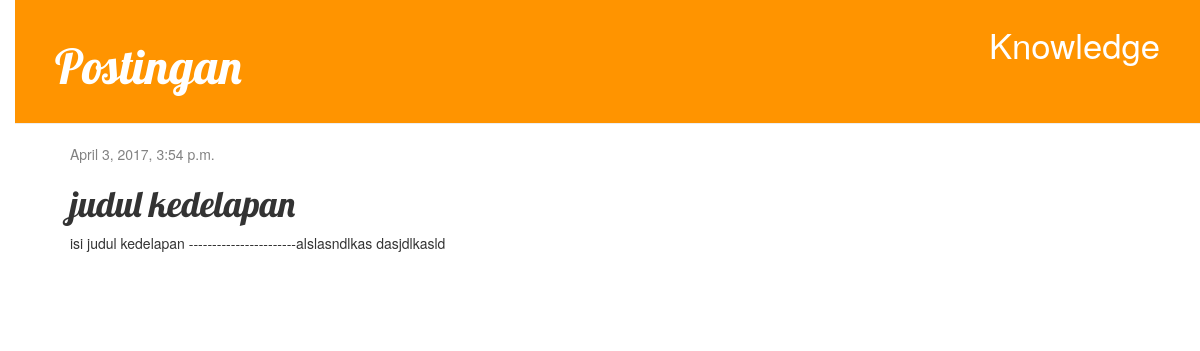
The page /post/8/ on the database its author committed.
### kelola/models.py (models this page shows, shortened)
class Post(models.Model):
    author = models.ForeignKey('auth.User')
    title = models.CharField(max_length=200)
    text = models.TextField()
    created_date = models.DateTimeField(
        default=timezone.now)
    published_date = models.DateTimeField(
        blank=True, null=True)

### kelola/views.py (the view)
# urls.py: url(r'^post/(?P<pk>\d+)/$', views.post_detail, name='post_detail'),
def post_detail(request, pk):
    post = get_object_or_404(Post, pk=pk)
    return render(request, 'kelola/post_detail.html', {'post': post})

### kelola/templates/kelola/post_detail.html (shortened to what this page needs)
<!DOCTYPE html>
{% extends 'kelola/base.html' %}
{% block content %}
    <div class="post">
        {% if post.published_date %}
            <div class="date">
                {{ post.published_date }}
            </div>
        {% endif %}
        <h1>{{ post.title }}</h1>
        <p>{{ post.text|linebreaksbr }}</p>
    </div>
{% endblock %}

### kelola/static/css/kelola.css (style rules this page uses)
body { padding-left: 15px; }
h1, h2, h3, h4 { font-family: 'Lobster', cursive; }
.date { color: #828282; }
.post { margin-bottom: 70px; }

### rows shown on the page
Post: published_date "April 3, 2017, 3:54 p.m.", title "judul kedelapan", text "isi judul kedelapan -----------------------alslasndlkas dasjdlkasld"
